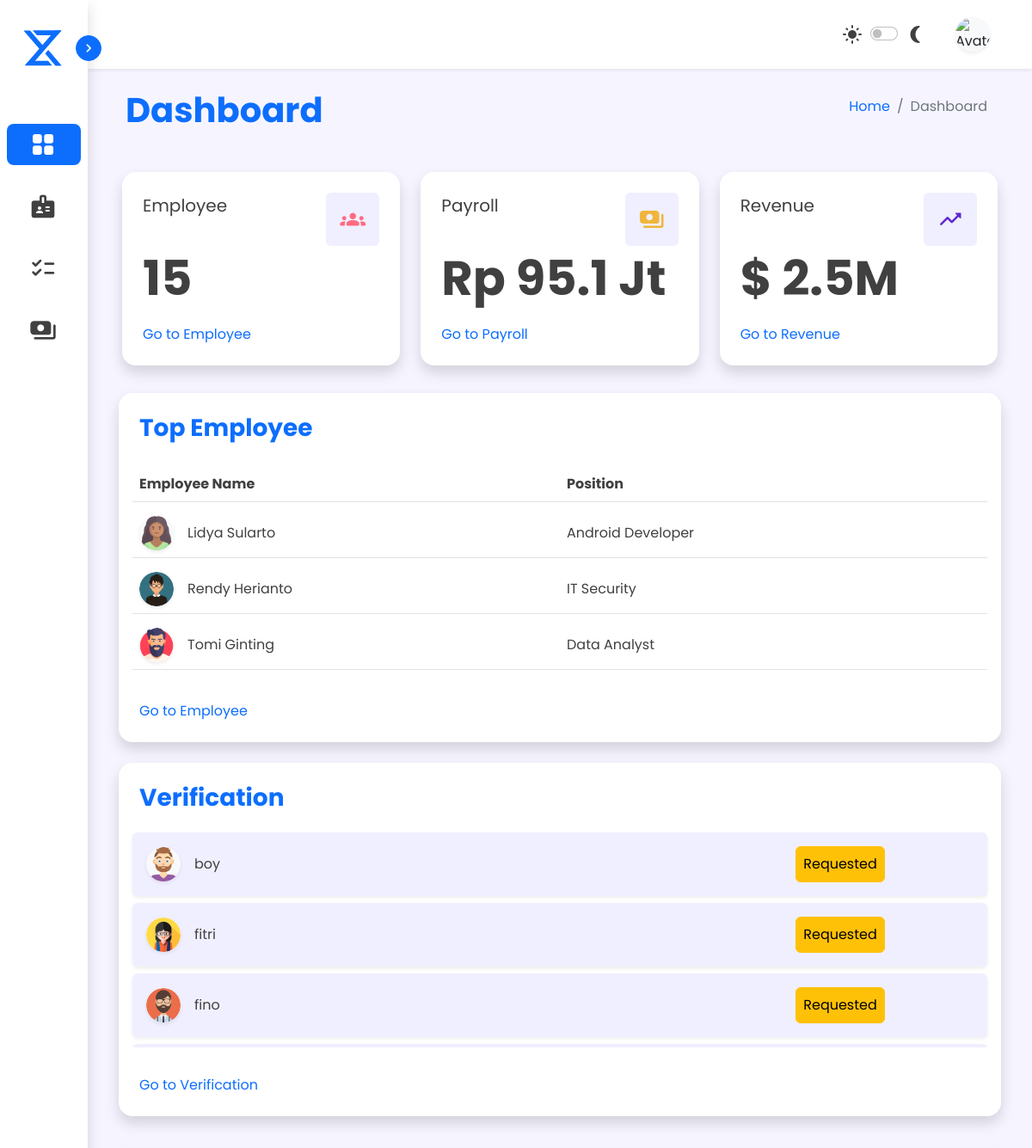
The page /sources/admin/admin-dashboard.php (signed in, upper part) on the database as committed earlier.
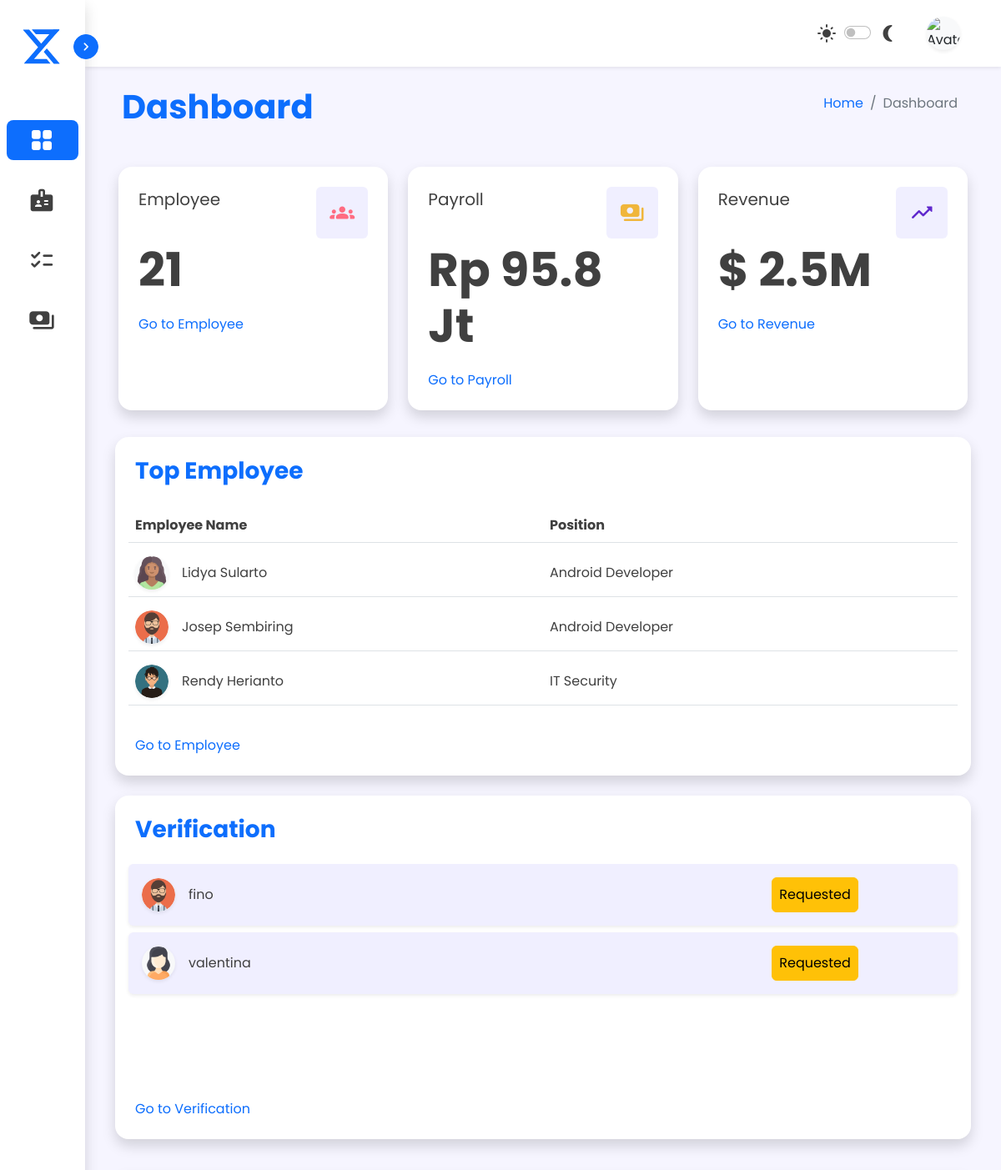
The same page on the database as committed later.
### tables this page shows
CREATE TABLE `top` (
  `id` int(11) NOT NULL,
  `kode_karyawan` varchar(10) NOT NULL,
  `jumlah_hadir` varchar(200) NOT NULL,
  `nama` varchar(50) NOT NULL
);

CREATE TABLE `karyawan_tetap` (
  `id` int(20) NOT NULL,
  `kode_karyawan` varchar(7) NOT NULL,
  `nama` varchar(50) NOT NULL,
  `nip` varchar(20) NOT NULL,
  `tanggal` date NOT NULL,
  `tempat` varchar(20) NOT NULL,
  `alamat` varchar(150) NOT NULL,
  `foto` varchar(100) NOT NULL,
  `posisi` varchar(20) NOT NULL,
  `jenis_kelamin` varchar(10) NOT NULL,
  `gaji` bigint(30) NOT NULL
);

CREATE TABLE `verify` (
  `id` int(20) NOT NULL,
  `kode_karyawan` varchar(7) NOT NULL,
  `username` varchar(20) NOT NULL,
  `password` varchar(299) NOT NULL,
  `email` varchar(20) NOT NULL
);

CREATE TABLE `data_karyawan` (
  `id` int(20) NOT NULL,
  `kode_karyawan` varchar(7) NOT NULL,
  `nama` varchar(50) NOT NULL,
  `nip` varchar(20) NOT NULL,
  `tanggal` date NOT NULL,
  `tempat` varchar(20) NOT NULL,
  `alamat` varchar(150) NOT NULL,
  `foto` varchar(100) NOT NULL,
  `posisi` varchar(20) NOT NULL,
  `jenis_kelamin` varchar(10) NOT NULL,
  `gaji` bigint(30) NOT NULL
);

### php/functions.php (called while the page is built)
<?php
function koneksi (){
    return mysqli_connect("localhost", "root", "", "perusahaan");
}
function query ($query){
    $koneksi = koneksi();
    $data = mysqli_query($koneksi, $query);
    if(mysqli_num_rows($data) > 1){
        $rows = [];
        while($row = mysqli_fetch_assoc($data)){
            $rows[] = $row;
        }
        return $rows;
    }else {
        $rows = mysqli_fetch_assoc($data);
        return $rows;
    }
}
?>

### sources/admin/admin-dashboard.php (the view, shortened to what the changed rows need)
<?php
        require '../../php/functions.php';
        include '../../php/koneksi.php';
    $query3 = query("SELECT * FROM verify ORDER BY id DESC");
?>
<!DOCTYPE html>
<html lang="en">
<head>
    <link href="https://cdn.jsdelivr.net/npm/bootstrap@5.2.2/dist/css/bootstrap.min.css" rel="stylesheet"
 />
    <link rel="stylesheet" href="../../assets/style/main.css">
</head>
<body class="d-flex">
    <div class="content col d-flex flex-column gap-3 mb-5">
        <div class="d-flex flex-column gap-4 px-2">
            <div class="d-flex header my-2  mx-0 mx-lg-4 px-1">
                <div class="d-flex flex-column flex-lg-row col justify-content-between px-1 px-lg-2">
                    <h1 class="fw-bold header">Dashboard</h1>
                </div>
            </div>
            <div class="d-flex col flex-column flex-xxl-row mx-1 mx-lg-4 gap-3">
                <div class="col-xxl-9 d-flex flex-column p-2 gap-4">
                    <div class="d-flex row gap-4">
                        <div class="d-flex col flex-column flex-md-row gap-4">
                            <div class="card rounded-4 shadow border-0 col d-flex p-4 gap-1">
                                <div class="d-flex justify-content-between">
                                    <span class="fs-5">Employee</span>
                                    <i class="material-icons-round card-icon one rounded-2 p-3">&#xf233</i>
                                </div>
                                <?php
                                $query4 = mysqli_query($koneksi, "SELECT * FROM login");
                                $jumlahAkun = mysqli_num_rows($query4);
                                ?>
                                <span class="display-4 fw-bold mb-3"><?= $jumlahAkun; ?></span>
                                <a href="admin-employee.php" class="text-decoration-none fs-6">Go to Employee</a>
                            </div>
                            <?php
                                $total = 0;
                                $query6 = mysqli_query($koneksi, "SELECT * FROM karyawan_tetap");
                                while($gaji = $query6->fetch_array()){
                                    $total += $gaji['gaji'];
                                }
                                $total = $total / 1000;
                            ?>
                            <div class="card rounded-4 shadow border-0 col d-flex p-4 gap-1">
                                <div class="d-flex justify-content-between">
                                    <span class="fs-5">Payroll</span>
                                    <i class="material-icons-round card-icon two rounded-2 p-3">&#xef63</i>
                                </div>
                                <span class="display-4 fw-bold mb-3">Rp <?php echo $total." Jt"; ?></span>
                                <a href="" class="text-decoration-none fs-6">Go to Payroll</a>
                            </div>
                        </div>
                    </div>
                    <div class="d-flex row p-2 gap-4 flex-column flex-xxl-row">
                        <div class="container col rounded-4 shadow border-0 d-flex flex-column p-2">
                            <table class="table table-hover">
                                <thead>
                                    <tr class="d-flex col px-2 py-1">
                                        <th class="col-6 text">Employee Name</th>
                                        <th class="col-6 text">Position</th>
                                    </tr>
                                </thead>
                                <tbody>
                                    <?php
                                        $data = mysqli_query($koneksi,"SELECT kode_karyawan, jumlah_hadir, nama FROM top ORDER BY jumlah_hadir DESC LIMIT 3");
                                        while($tampil = mysqli_fetch_array($data)) {
                                            $id = $tampil['kode_karyawan'];
                                            $get = query("SELECT * FROM karyawan_tetap WHERE kode_karyawan = '$id'");
                                    ?>
                                    <tr class="d-flex col px-2 py-1">
                                        <td class="col-6 d-flex align-items-center gap-3 ">
                                            <img id="profile-img"
                                                src="../user-img/<?= $get['foto']; ?>"
                                                class="rounded-circle bg-light shadow-sm" alt="Avatar" />
                                            <span class="text"><?= $tampil['nama'] ?></span>
                                        </td>
                                        <td class="col-6 d-flex align-items-center">
                                            <span class="text"><?= $get['posisi']; ?></span>
                                        </td>
                                    </tr>
                                    <?php } ?>
                                </tbody>
                            </table>
                        </div>
                        <div class="container col col-xxl-5 rounded-4 shadow border-0 d-flex flex-column p-2">
                            <table class="table table-borderless">
                                <tbody height="250px" h class="d-flex flex-column gap-2 px-2 overflow-auto">
                                    <?php
                                    $antrianVerifikasi = $query3;
                                    foreach($antrianVerifikasi as $antrian):
                                ?>
                                    <?php
                                                require '../../php/koneksi.php';
                                                $getkode = $antrian['kode_karyawan'];
                                                $konek = mysqli_query($koneksi, "SELECT * FROM data_karyawan WHERE kode_karyawan = '$getkode'");
                                                $cek = mysqli_fetch_assoc($konek);
                                ?>
                                    <tr class="d-flex align-items-center p-2 rounded-2 shadow-sm background">
                                        <td class="col d-flex align-items-center gap-3 ">
                                            <img id="profile-img" src="../user-img/<?php echo $cek['foto'] ?>"
                                                class="rounded-circle bg-light shadow-sm" alt="Avatar" />
                                            <span class="text"><?= $antrian['username']; ?></span>
                                        </td>
                                        <td class="col-4 d-flex justify-content-center gap-1">
                                            <button type="button" href="#"
                                                class="btn btn-warning d-flex align-items-center p-md-2 p-1"
                                                title="accept">
                                                <span>Requested</span>
                                            </button>
                                        </td>
                                    </tr>
                                    <?php endforeach; ?>
                                </tbody>
                            </table>
                        </div>
                    </div>
                </div>
            </div>
        </div>
    </div>
</body>
</html>

Rows that differ between the two databases and show on the page:
no longer on this page (row unchanged): top: karyawan_tetap.foto (picture), nama "Tomi Ginting", karyawan_tetap.posisi "Data Analyst"
removed verify: data_karyawan.foto (picture), username "boy"
removed verify: data_karyawan.foto (picture), username "fitri"
now on this page (row edited): top: karyawan_tetap.foto (picture), nama "Josep Sembiring", karyawan_tetap.posisi "Android Developer"
now on this page (row unchanged): verify: data_karyawan.foto (picture), username "valentina"
Other text that changed with them:
$jumlahAkun: "15" → "21"
$total: "95.1" → "95.8"
